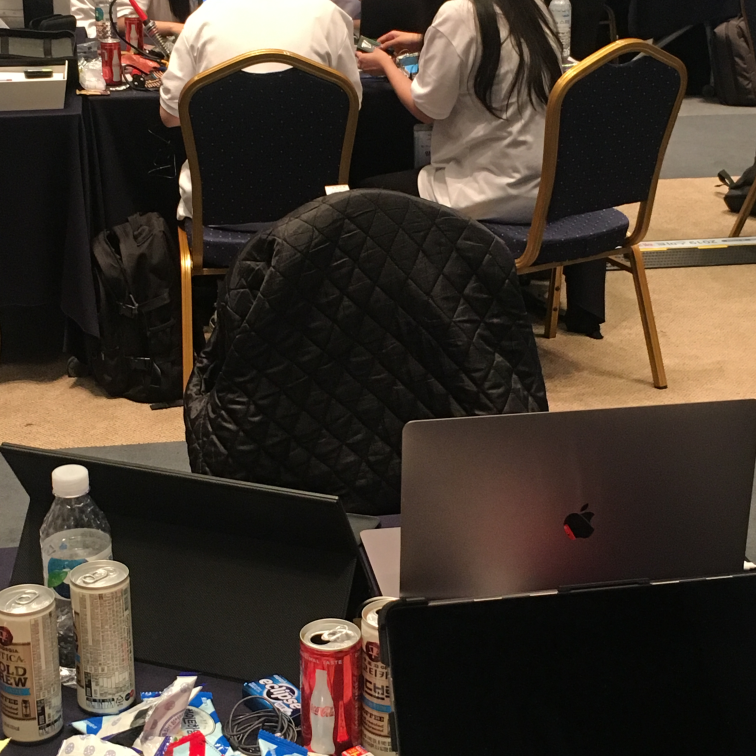
#> input picture human_detection/IMG_9110.JPG, 3024 x 3024 px (shown at 1/4 size); its folder holds only this picture in this run
$ python human_pic.py
#> lines starting #> are read from the running program, lines starting #| are printed output that depends on the picture; after the words box and inside, x2 and y2 are one past the last pixel; in counts of white or black regions, pixels touching at a corner belong together
from imutils.object_detection import non_max_suppression
from imutils import paths
import numpy as np
import imutils
import cv2

hog = cv2.HOGDescriptor()
hog.setSVMDetector(cv2.HOGDescriptor_getDefaultPeopleDetector())

for imagePath in paths.list_images('./human_detection'):
	image = cv2.imread(imagePath)
#> image is the input picture: shape (3024, 3024, 3); mean B, G, R 45.8, 56.1, 67.3
	image = imutils.resize(image, width=min(400, image.shape[1]))
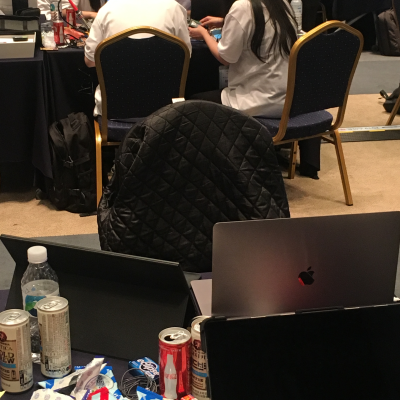
#> image: shape (400, 400, 3); mean B, G, R 45.8, 56.1, 67.3
	orig = image.copy()

	(rects, weights) = hog.detectMultiScale(image, winStride=(4, 4),
		padding=(8, 8), scale=1.05)
#> rects = [[299, 0, 81, 156]]; weights = [0.223]

    #Before__
	for (x, y, w, h) in rects:
		cv2.rectangle(orig, (x, y), (x + w, y + h), (0, 0, 255), 2)
#> this loop made 1 pass
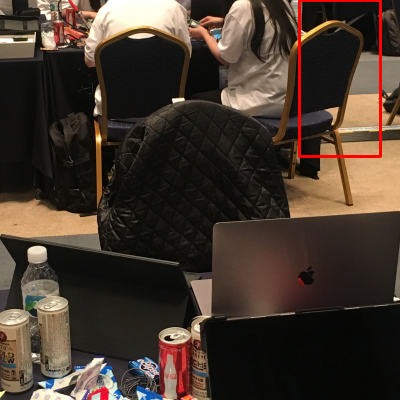
#> orig: shape (400, 400, 3); 0.84% of pixels changed, all inside (x1, y1, x2, y2) = (298, 0, 382, 158)

	rects = np.array([[x, y, x + w, y + h] for (x, y, w, h) in rects])
#> rects = [[299, 0, 380, 156]]
	pick = non_max_suppression(rects, probs=None, overlapThresh=0.65)
#> pick = [[299, 0, 380, 156]]

    #After__
	for (xA, yA, xB, yB) in pick:
		cv2.rectangle(image, (xA, yA), (xB, yB), (0, 255, 0), 2)
		cv2.imwrite('result.jpg', image)
#> this loop made 1 pass
#> pass 1, `cv2.imwrite('result.jpg', image)`:
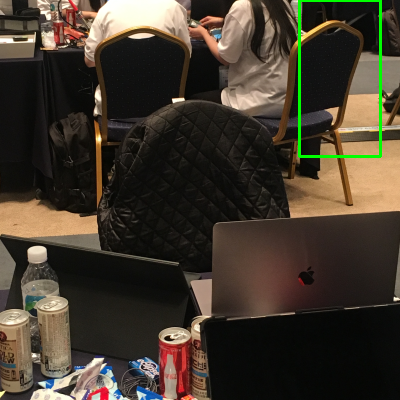
#> saved as result.jpg: shape (400, 400, 3); mean B, G, R 45.3, 57.6, 66.5

	filename = imagePath[imagePath.rfind("/") + 1:]
	print("[INFO] {}: {} original boxes, {} after suppression".format(
		filename, len(rects), len(pick)))
#| [INFO] IMG_9110.JPG: 1 original boxes, 1 after suppression

	cv2.imshow("Before NMS", orig)
	cv2.imshow("After NMS", image)
	cv2.waitKey(0)

$ run again, on human_detection/gtg.png
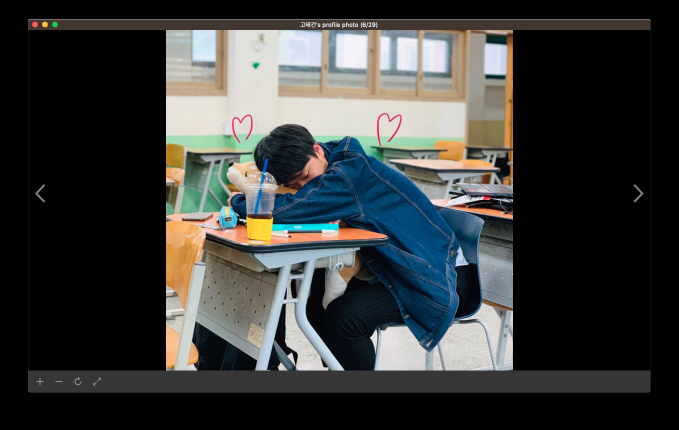
#> input picture human_detection/gtg.png, 1357 x 859 px (shown at 1/2 size)
#> image is the input picture: shape (859, 1357, 3); mean B, G, R 58.2, 59.4, 57.4
#> image: shape (253, 400, 3)
#> `(rects, weights) = hog.detectMultiScale(image, winStride=(4, 4), paddi..`: rects = [[117, 42, 107, 211]]; weights = [0.69]
#> the loop `for (x, y, w, h) in rects:` made 1 pass
#> after the loop `for (x, y, w, h) in rects:`:
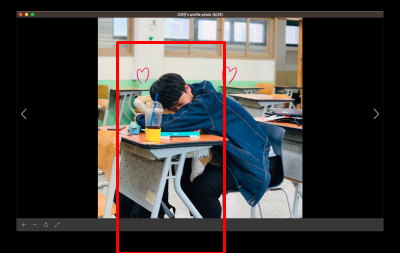
#> orig: shape (253, 400, 3); mean B, G, R 56.3, 57.5, 59.7
#> `rects = np.array([[x, y, x + w, y + h] for (x, y, w, h) in rects])`: rects = [[117, 42, 224, 253]]
#> the loop `for (xA, yA, xB, yB) in pick:` made 1 pass
#> pass 1, `cv2.imwrite('result.jpg', image)`:
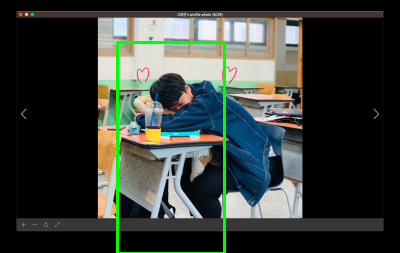
#> saved as result.jpg: shape (253, 400, 3); mean B, G, R 56.3, 61.7, 55.5
#| [INFO] gtg.png: 1 original boxes, 1 after suppression
